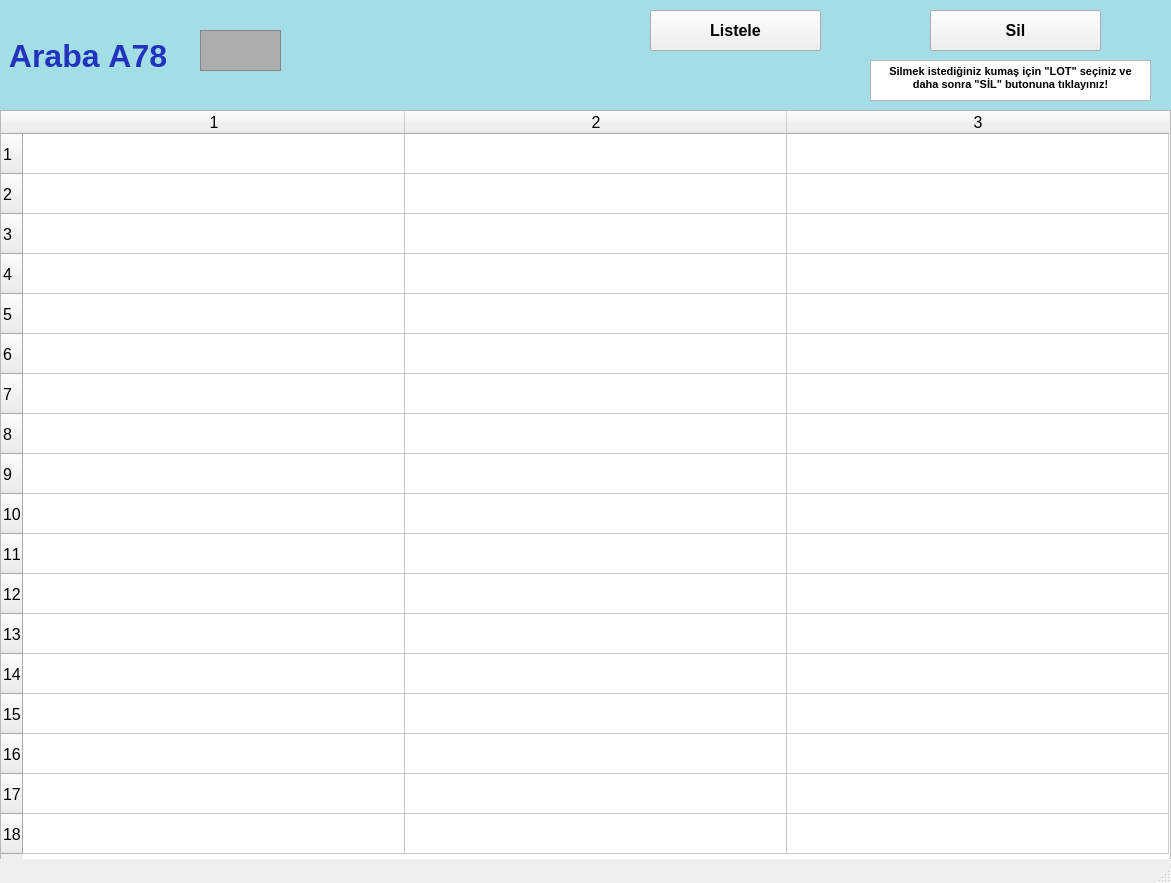
<?xml version="1.0" encoding="UTF-8"?>
<ui version="4.0">
 <class>arabalarA78_ekran</class>
 <widget class="QMainWindow" name="arabalarA78_ekran">
  <property name="geometry">
   <rect>
    <x>0</x>
    <y>0</y>
    <width>1171</width>
    <height>883</height>
   </rect>
  </property>
  <property name="font">
   <font>
    <pointsize>12</pointsize>
    <weight>50</weight>
    <bold>false</bold>
    <kerning>false</kerning>
   </font>
  </property>
  <property name="windowTitle">
   <string/>
  </property>
  <widget class="QWidget" name="centralwidget">
   <widget class="QLabel" name="arabaA1yazi_lbl">
    <property name="geometry">
     <rect>
      <x>0</x>
      <y>0</y>
      <width>1171</width>
      <height>111</height>
     </rect>
    </property>
    <property name="font">
     <font>
      <pointsize>24</pointsize>
      <weight>75</weight>
      <bold>true</bold>
     </font>
    </property>
    <property name="styleSheet">
     <string notr="true">background-color: rgb(163, 221, 229);
color: rgb(34, 50, 190);</string>
    </property>
    <property name="text">
     <string> Araba A78</string>
    </property>
   </widget>
   <widget class="QFrame" name="arabaA1_img">
    <property name="geometry">
     <rect>
      <x>200</x>
      <y>30</y>
      <width>81</width>
      <height>41</height>
     </rect>
    </property>
    <property name="styleSheet">
     <string notr="true">background-color: rgb(173, 173, 173);</string>
    </property>
    <property name="frameShape">
     <enum>QFrame::StyledPanel</enum>
    </property>
    <property name="frameShadow">
     <enum>QFrame::Raised</enum>
    </property>
   </widget>
   <widget class="QPushButton" name="listele78_btn">
    <property name="geometry">
     <rect>
      <x>650</x>
      <y>10</y>
      <width>171</width>
      <height>41</height>
     </rect>
    </property>
    <property name="font">
     <font>
      <pointsize>12</pointsize>
      <weight>75</weight>
      <bold>true</bold>
     </font>
    </property>
    <property name="text">
     <string>Listele</string>
    </property>
   </widget>
   <widget class="QTableWidget" name="A78_tw">
    <property name="geometry">
     <rect>
      <x>0</x>
      <y>110</y>
      <width>1171</width>
      <height>751</height>
     </rect>
    </property>
    <property name="baseSize">
     <size>
      <width>0</width>
      <height>0</height>
     </size>
    </property>
    <property name="rowCount">
     <number>18</number>
    </property>
    <property name="columnCount">
     <number>3</number>
    </property>
    <attribute name="horizontalHeaderVisible">
     <bool>true</bool>
    </attribute>
    <attribute name="horizontalHeaderCascadingSectionResizes">
     <bool>false</bool>
    </attribute>
    <attribute name="horizontalHeaderDefaultSectionSize">
     <number>382</number>
    </attribute>
    <attribute name="horizontalHeaderMinimumSectionSize">
     <number>38</number>
    </attribute>
    <attribute name="verticalHeaderDefaultSectionSize">
     <number>40</number>
    </attribute>
    <attribute name="verticalHeaderMinimumSectionSize">
     <number>23</number>
    </attribute>
    <row/>
    <row/>
    <row/>
    <row/>
    <row/>
    <row/>
    <row/>
    <row/>
    <row/>
    <row/>
    <row/>
    <row/>
    <row/>
    <row/>
    <row/>
    <row/>
    <row/>
    <row/>
    <column/>
    <column/>
    <column/>
   </widget>
   <widget class="QPushButton" name="sil78_btn">
    <property name="geometry">
     <rect>
      <x>930</x>
      <y>10</y>
      <width>171</width>
      <height>41</height>
     </rect>
    </property>
    <property name="font">
     <font>
      <pointsize>12</pointsize>
      <weight>75</weight>
      <bold>true</bold>
     </font>
    </property>
    <property name="text">
     <string>Sil</string>
    </property>
   </widget>
   <widget class="QTextBrowser" name="textBrowser">
    <property name="geometry">
     <rect>
      <x>870</x>
      <y>60</y>
      <width>281</width>
      <height>41</height>
     </rect>
    </property>
    <property name="html">
     <string>&lt;!DOCTYPE HTML PUBLIC &quot;-//W3C//DTD HTML 4.0//EN&quot; &quot;http://www.w3.org/TR/REC-html40/strict.dtd&quot;&gt;
&lt;html&gt;&lt;head&gt;&lt;meta name=&quot;qrichtext&quot; content=&quot;1&quot; /&gt;&lt;style type=&quot;text/css&quot;&gt;
p, li { white-space: pre-wrap; }
&lt;/style&gt;&lt;/head&gt;&lt;body style=&quot; font-family:'MS Shell Dlg 2'; font-size:12pt; font-weight:400; font-style:normal;&quot;&gt;
&lt;p align=&quot;center&quot; style=&quot; margin-top:0px; margin-bottom:0px; margin-left:0px; margin-right:0px; -qt-block-indent:0; text-indent:0px;&quot;&gt;&lt;span style=&quot; font-size:8pt; font-weight:600;&quot;&gt;Silmek istediğiniz kumaş için &amp;quot;LOT&amp;quot; seçiniz ve daha sonra &amp;quot;SİL&amp;quot; butonuna tıklayınız!&lt;/span&gt;&lt;/p&gt;&lt;/body&gt;&lt;/html&gt;</string>
    </property>
   </widget>
  </widget>
  <widget class="QStatusBar" name="statusbar"/>
 </widget>
 <resources/>
 <connections/>
</ui>
